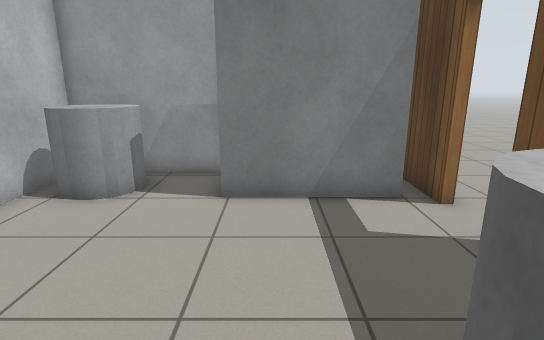
[1] (above)

24 first-person views from a walk through a robot-simulator world made for Gazebo. The camera is 1.2 m above the floor, tilts 14° down and sees 80° across. The lines on the ground mark 1 m squares. The floor is counted in squares, 0.5 m on a side. Each view is taken from the middle of a square. On the plan, view 1 faces up. The plan holds only what a view shows up to about 19 squares ahead; the rest is blank. The place goes on beyond the plan. The robots in the file are not drawn. Simple patterns stand in for the simulator's built-in surfaces.

[2]
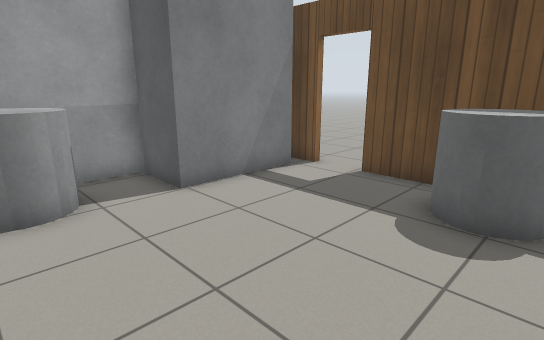

[3]
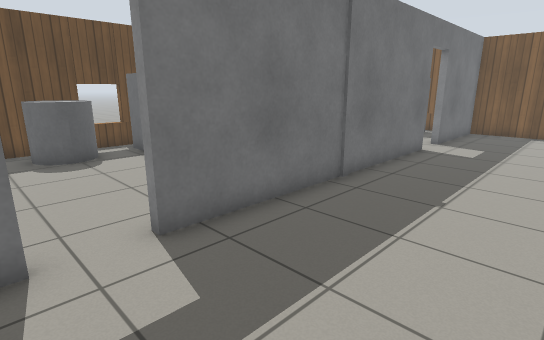

[4]
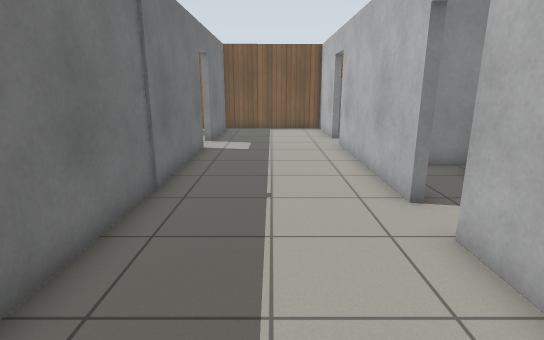

[5]
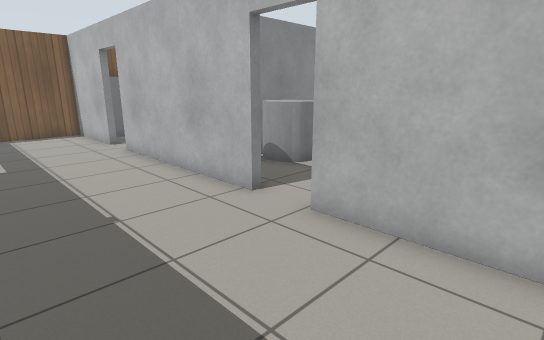

[6]
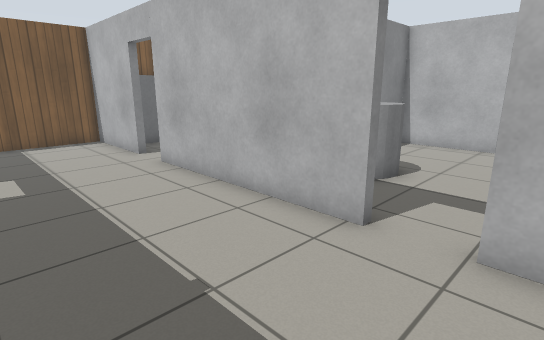

[7]
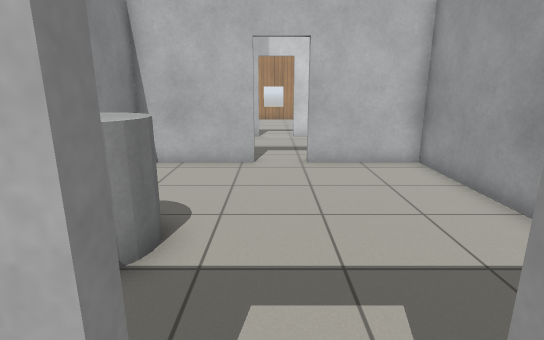

[8]
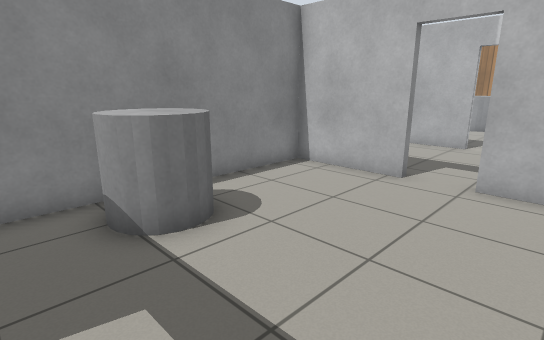

[9]
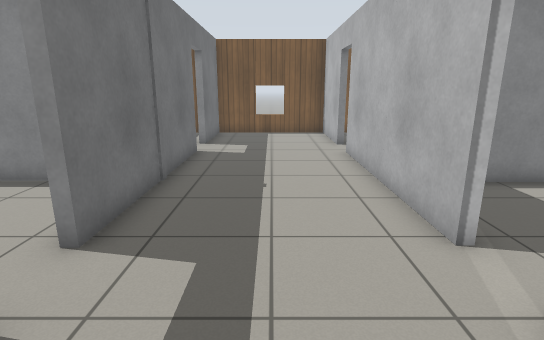

[10]
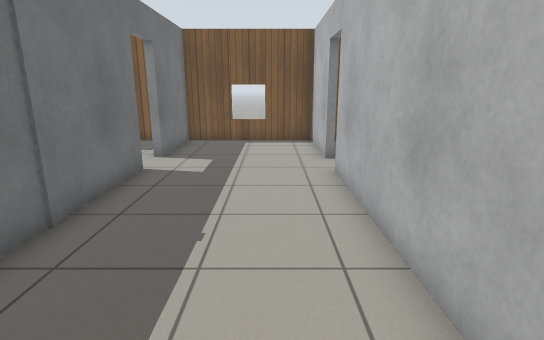

[11]
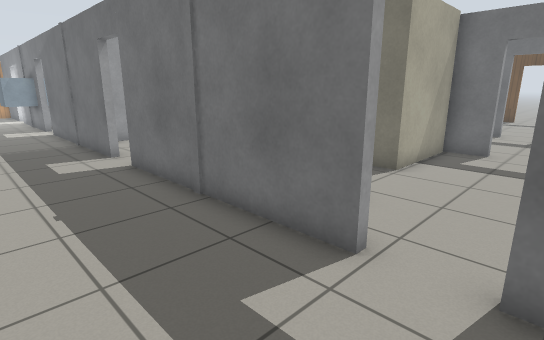

[12]
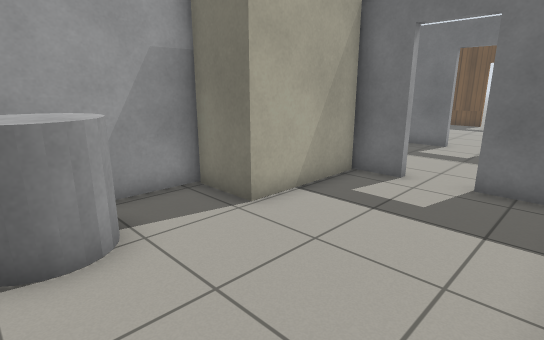

[13]
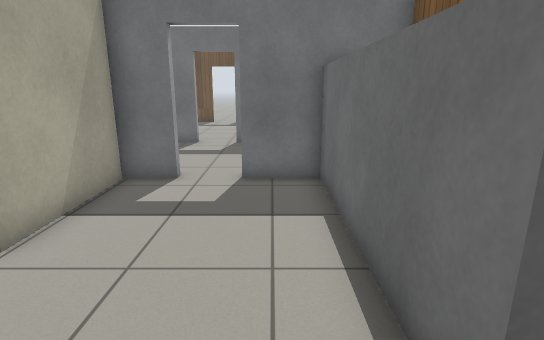

[14]
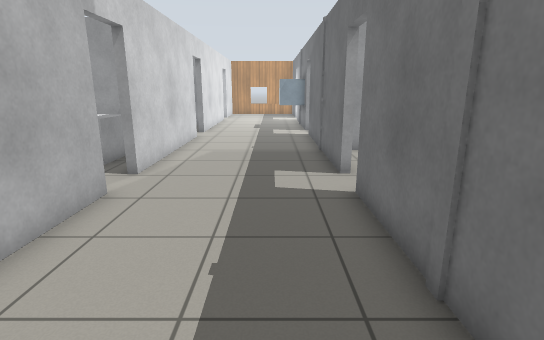

[15]
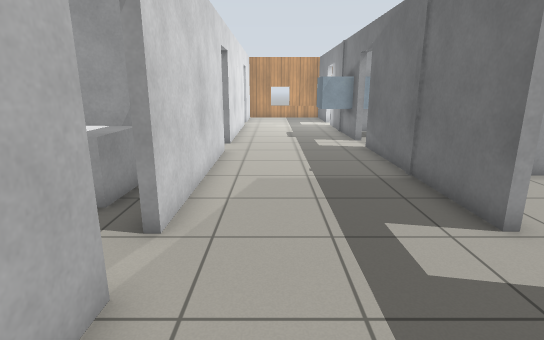

[16]
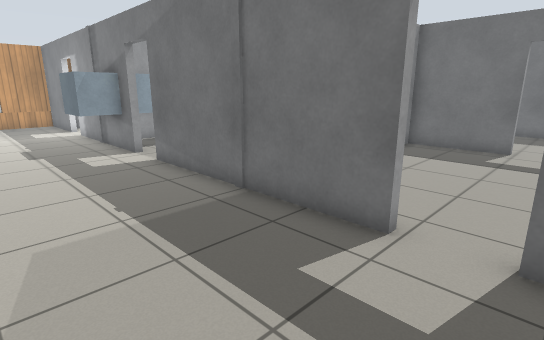

[17]
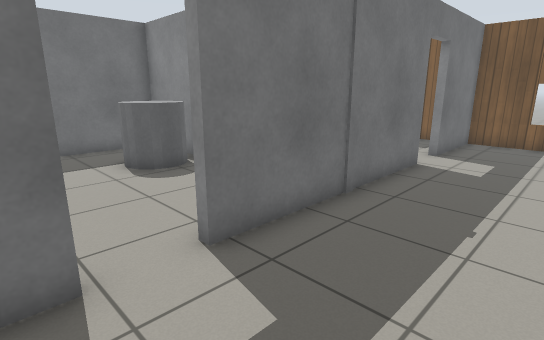

[18]
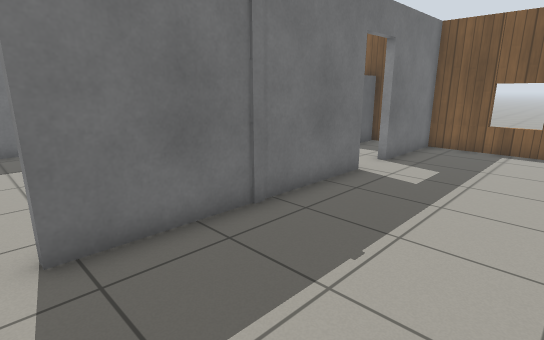

[19]
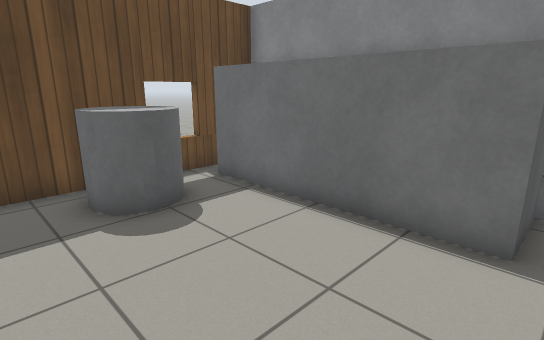

[20]
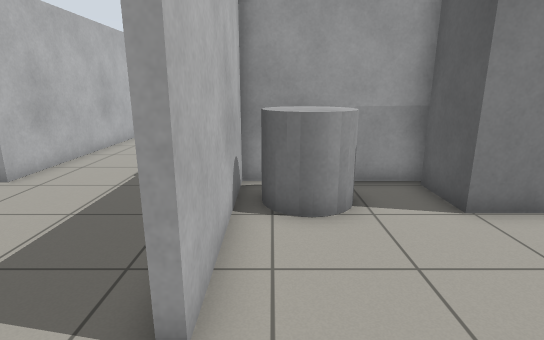

[21]
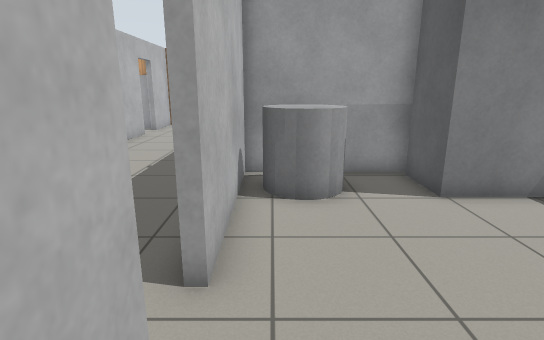

[22]
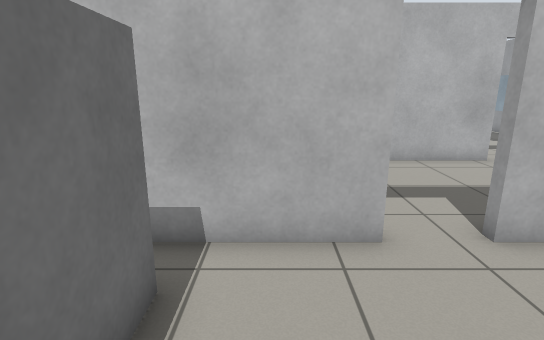

[23]
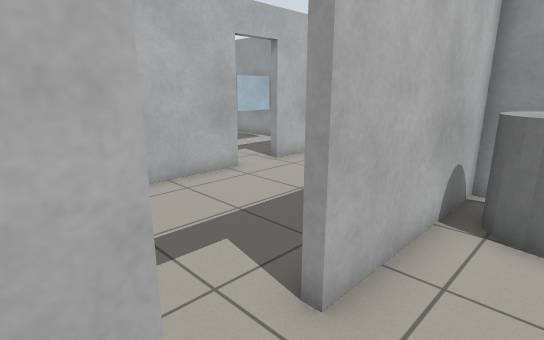

[24]
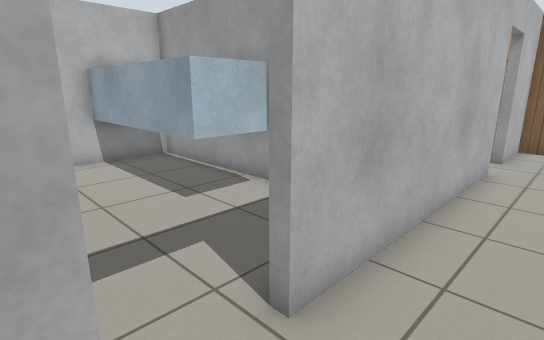

### Floor plan
Key: @ floor where view 1 was taken; # wall or solid block; . floor; D open door; = window, fence, low wall or low ledge; C grey cylinder; B grey box; W white box; O other object.
Columns run from 30 left of view 1 to 7 right of it. Each row starts with its distance up from view 1.
 16      ...D         #..
 15      ...#         #..
 14   # ....#         #...
 13   #.....#######   #...
 12   #...WWW     W.  #...
 11   #...WWW     W.. #....             ..
 10   #....W#WWWWWW...#.... #OOOO#      ..
  9   #.....D.........D.... ##C #B    #...
  8   D.....D     ....D.....#CCC.B    #...
  7   D.....#         #.....#CCC.BBBBB#...
  6   #.....#         #.....#.........D..
  5   #.....#         #.....#.........D
  4   #.....#         #.....#.........#
  3 ###.....######   ##.....D.........#
  2 WW#.....#.........#.....D......CCC#
  1 WW#.....#.........#.....#......CCC#
  0 W.#.....#.........#.....#.....@.C #
 -1  .D.....D.........D.....#.########=
 -2 ..D.....D.........D.....#.####   ##
 -3 ..#.....#.........#.....#.####    #
 -4 ..#.....#....CCC..#.....###########
 -5   #.....#....CCC..#.....#
 -6   #.....######C####.....#
 -7   #.....######WWWW#.....#
 -8   #.....# CC.WW   #.....#
 -9   #.....#CCC..WWWW#.....#.....
-10   #.....#.........#.....D.....
-11   D.....D.........D.....D...
-12   D.....D.........D.....#.
-13   #.....#.........#.....#.
-14   #.....#..########.....#.
-15   #.....#..#      #.....#
-16   #.....#..#      #     ###
-17  ####=######   ######  ####

Positions as (right, up) in squares from view 1, and headings:
1: (0, 0), facing up
2: (-5, 0), facing up-right
3: (-11, 4), facing down-right
4: (-9, 4), facing down
5: (-7, 3), facing down-left
6: (-7, 0), facing down-left
7: (-11, -2), facing left
8: (-13, 1), facing down-left
9: (-25, 2), facing down
10: (-26, -1), facing down
11: (-26, -13), facing up-right
12: (-21, -14), facing up-right
13: (-21, -13), facing right
14: (-24, -10), facing up
15: (-26, -6), facing up
16: (-27, -3), facing up-right
17: (-26, 0), facing down-right
18: (-27, -2), facing down-right
19: (-5, 4), facing down-right
20: (-5, 1), facing up
21: (-5, 0), facing up
22: (-1, 0), facing left
23: (-4, 1), facing up-left
24: (-10, 7), facing up-left
